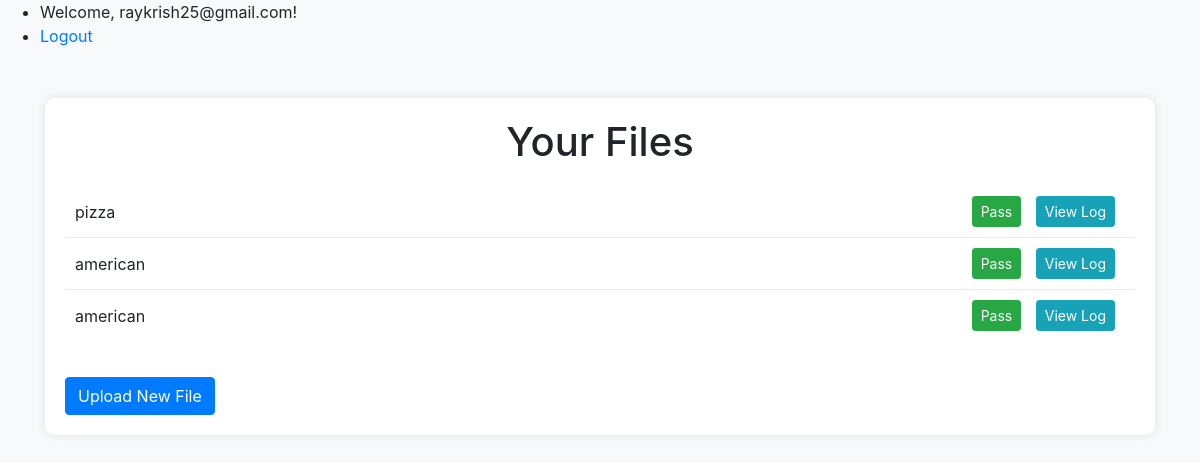
Screenshot of / (signed in) with the database file from the repository.
### tracker/models.py (models this page shows, shortened)
class File(models.Model):
    unique_id = models.CharField(max_length=100, unique=True)
    file_name = models.CharField(max_length=255)
    uploaded_by = models.ForeignKey(User, on_delete=models.CASCADE)
    uploaded_at = models.DateTimeField(auto_now_add=True)

### tracker/views.py (the view)
# urls.py: path('', views.file_list, name='file_list'),  # Home page to list files
@login_required
def file_list(request):
    files = File.objects.filter(uploaded_by=request.user)
    return render(request, 'tracker/file_list.html', {'files': files})

### tracker/templates/tracker/file_list.html (shortened to what this page needs)
{% extends 'base.html' %}
{% block content %}
<!DOCTYPE html>
<html lang="en">
<head>
    <link href="https://stackpath.bootstrapcdn.com/bootstrap/4.5.2/css/bootstrap.min.css" rel="stylesheet">
</head>
<body>
    <div class="container">
        <div class="file-list">
            <h1 class="text-center">Your Files</h1>
            <ul>
                {% for file in files %}
                <li class="d-flex justify-content-between align-items-center">
                    <span>{{ file.file_name }}</span>
                    <span>
                        <a href="{% url 'pass_file' file.id %}" class="btn btn-sm btn-success">Pass</a>
                        <a href="{% url 'file_log' file.id %}" class="btn btn-sm btn-info">View Log</a>
                    </span>
                </li>
                {% endfor %}
            </ul>
            <a href="{% url 'upload_file' %}" class="btn btn-primary upload-btn">Upload New File</a>
        </div>
    </div>
</body>
</html>
{% endblock content %}

### tracker/templates/base.html (shortened to what this page needs)
<!DOCTYPE html>
<html lang="en">
<head>
</head>
<body>
    <header>
        <nav>
            <ul>
                {% if user.is_authenticated %}
                    <li>Welcome, {{ user.username }}!</li>
                    <li><a href="{% url 'logout' %}">Logout</a></li>
                {% else %}
                    <li><a href="{% url 'login' %}">Login</a></li>
                {% endif %}
            </ul>
        </nav>
    </header>
    {% block content %}{% endblock content %}
</body>
</html>

### tracker/templates/tracker/file_list.html (style rules this page uses)
body { background-color: #f8f9fa; }
.container { margin-top: 50px; }
.file-list { background-color: #ffffff; padding: 20px; border-radius: 10px; box-shadow: 0 0 10px rgba(0, 0, 0, 0.1); }
.file-list h1 { margin-bottom: 20px; }
.file-list ul { list-style-type: none; padding: 0; }
.file-list li { padding: 10px; border-bottom: 1px solid #e9ecef; }
.file-list li:last-child { border-bottom: none; }
.file-list a { margin-right: 10px; }
.upload-btn { margin-top: 20px; }

### rows the page displays
File: file_name "pizza"
File: file_name "american"
File: file_name "american"

### other values shown
{{ user.username }} "raykrish25@gmail.com"
